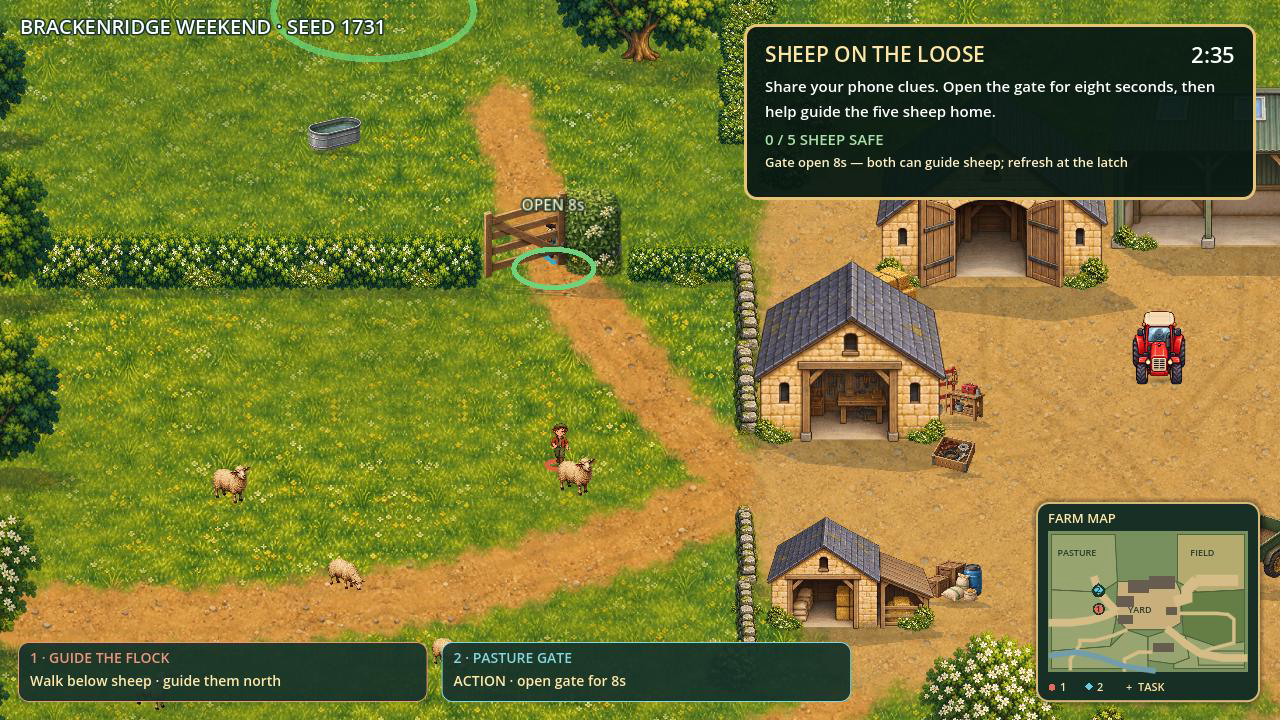
#> input picture source_assets/2d/marketing/gallery-v1/01-family-teamwork-gameplay.png, 1280 x 720 px; its folder holds only this picture in this run
$ python build-submission-gallery.py
#> lines starting #> are read from the running program, lines starting #| are printed output that depends on the picture
"""Compose Devpost gallery cards from actual native-route frames; no invented gameplay."""
from pathlib import Path
import subprocess, json
from PIL import Image, ImageDraw, ImageFont
ROOT=Path(__file__).resolve().parents[1]
OUT=ROOT/'artifacts/submission/gallery-v1';OUT.mkdir(parents=True,exist_ok=True)
SRC=ROOT/'source_assets/2d/marketing/gallery-v1';SRC.mkdir(parents=True,exist_ok=True)
RAW=ROOT/'artifacts/demo/raw/co-op-native.avi'
FONT='/System/Library/Fonts/Avenir Next.ttc'
BG='#10251d';CREAM='#fff0c5';GOLD='#e6bd67';MUTED='#c4d9c0'
def f(n):return ImageFont.truetype(FONT,n)
def wrap(d,text,size,width):
 lines=[];s=''
 for word in text.split():
  if s and d.textlength(s+' '+word,font=f(size))>width:lines.append(s);s=word
  else:s=(s+' '+word).strip()
 if s:lines.append(s)
 return lines
cards=[
 ('01-family-teamwork',28,'Family teamwork. One shared farm.','Guide the flock while your partner keeps the gate open.'),
 ('02-private-clues',110,'Different clues. One shared repair.','Players combine private information and complementary actions.'),
 ('03-farming-together',271,'Prepare. Sow. Grow. Harvest.','Drive the tractor while your partner protects supplies and prepares storage.'),
 ('04-shared-results',351,'A weekend you finish together.','Two-player co-op today. Four-player family play is planned.')
]
manifest=[]
for name,t,title,sub in cards:
 frame=SRC/(name+'-gameplay.png')
 subprocess.run(['ffmpeg','-v','error','-y','-ss',str(t),'-i',str(RAW),'-frames:v','1',str(frame)],check=True)
#> (this line was passed over: subprocess is not available in this run)
 im=Image.new('RGB',(1536,1024),BG);d=ImageDraw.Draw(im)
#> after `im = Image.new('RGB', (1536, 1024), BG)`:
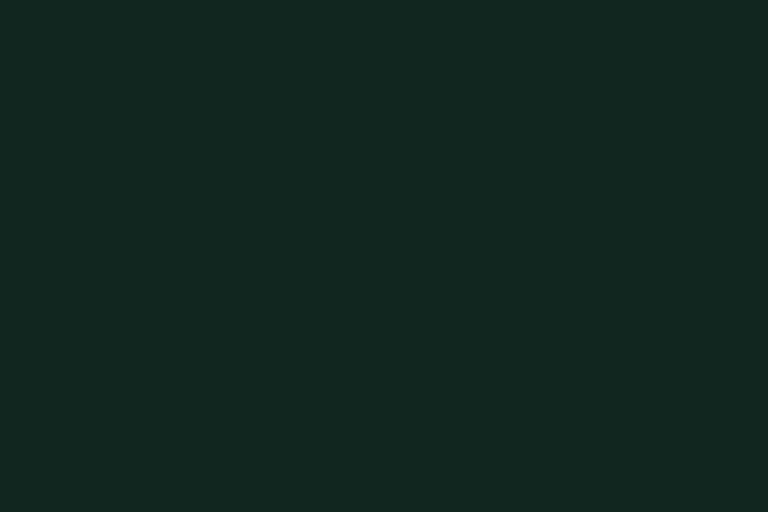
#> im: PIL image 1536x1024 RGB (shown at 1/2 size); mean R, G, B 16, 37, 29
 d.text((30,10),'BRACKENRIDGE FARM',font=f(21),fill=GOLD)
 d.text((30,36),title,font=f(39),fill=CREAM)
 d.text((30,86),sub,font=f(23),fill=MUTED)
 scene=Image.open(frame).convert('RGB')
#> scene is the input picture: PIL image 1280x720 RGB; mean R, G, B 120.7, 120.6, 50.9
 if name=='02-private-clues':
  scene=scene.resize((1024,576),Image.Resampling.LANCZOS);im.paste(scene,(24,246))
  d=ImageDraw.Draw(im)
  d.rounded_rectangle((1072,166,1512,520),radius=15,fill='#24452e',outline=GOLD,width=2)
  d.rounded_rectangle((1072,544,1512,913),radius=15,fill='#24452e',outline=GOLD,width=2)
  for y,role,headline,body in [(188,'PLAYER 1 · RUNNER','Where are the spares?','Feed store: belt. Workshop: gasket. Ask your partner which part is needed.'),(566,'PLAYER 2 · MECHANIC','What is broken?','Diagnosis: a belt is needed. Hold to build pressure; release to cool. Keep the gauge green while your partner fits.')]:
   d.text((1094,y),role,font=f(21),fill=GOLD)
   cursor=y+46
   for line in wrap(d,headline,28,396):d.text((1094,cursor),line,font=f(28),fill=CREAM);cursor+=38
   cursor+=15
   for line in wrap(d,body,25,396):d.text((1094,cursor),line,font=f(25),fill=CREAM);cursor+=37
  d.text((24,860),'Private repair clues reproduced from the recorded session.',font=f(23),fill=MUTED)
 else:
  scene=scene.resize((1488,837),Image.Resampling.LANCZOS);im.paste(scene,(24,132))
#> after `scene = scene.resize((1488, 837), Image.Resampling.LANCZOS)`:
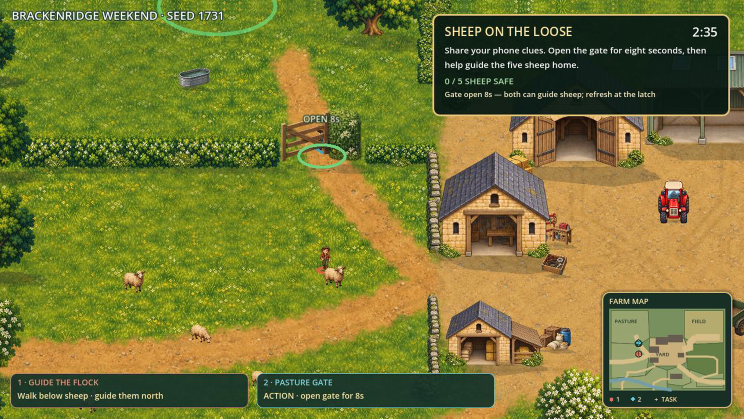
#> scene: PIL image 1488x837 RGB (shown at 1/2 size); mean R, G, B 120.7, 120.5, 51
#> after `im.paste(scene, (24, 132))`:
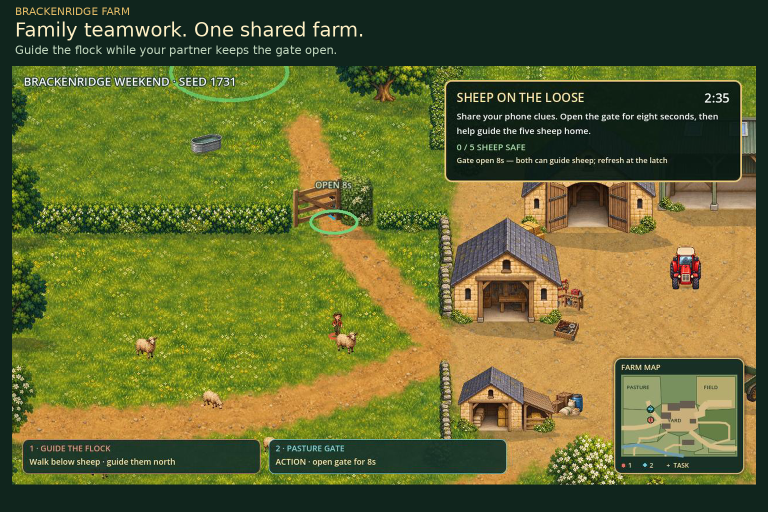
#> im: PIL image 1536x1024 RGB (shown at 1/2 size); mean R, G, B 100.2, 104.3, 47.3
 d=ImageDraw.Draw(im)
 d.text((30,987),'ACTUAL MAC GAMEPLAY  ·  AUTOMATED TWO-PLAYER INPUTS  ·  FIRE TV VERIFICATION PENDING',font=f(19),fill=MUTED)
 output=OUT/(name+'.jpg');im.save(output,quality=94,optimize=True,subsampling=0)
#> after `output = OUT / (name + '.jpg')`:
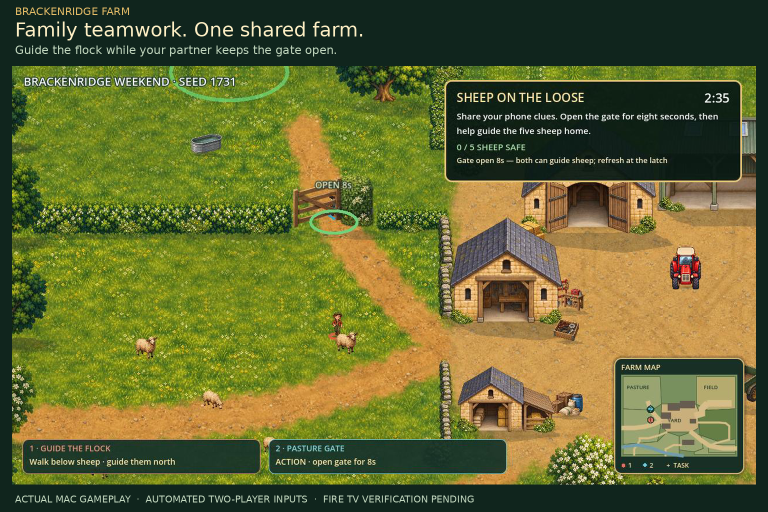
#> saved as 01-family-teamwork.jpg: PIL image 1536x1024 RGB (shown at 1/2 size); mean R, G, B 100.7, 104.7, 47.7
#> (the run stopped early here; a loop or call above may not have finished)
